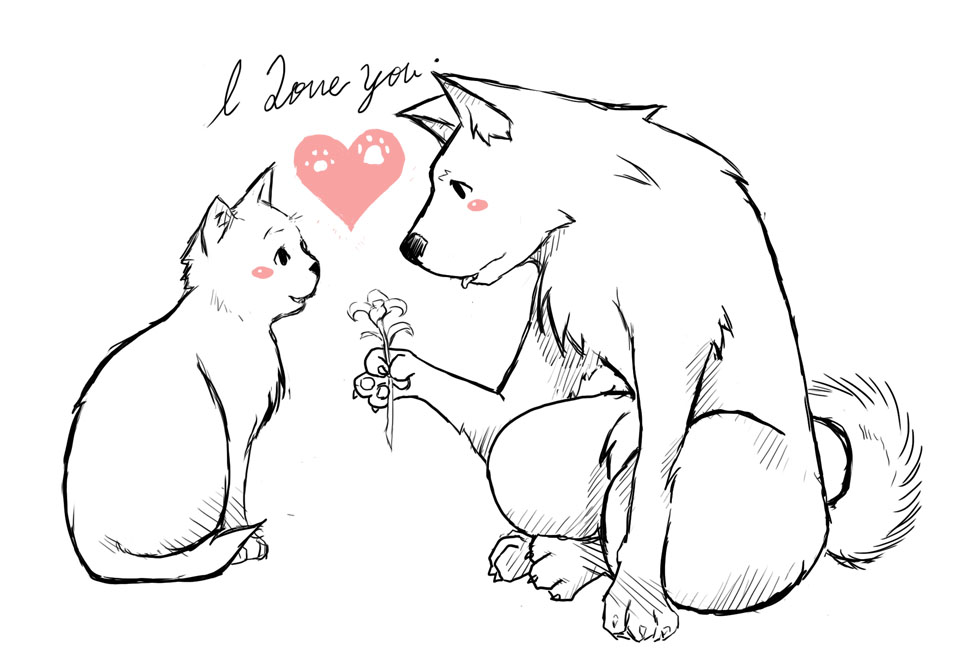
#> input picture Picture/a2.jpg, 974 x 663 px
$ jupyter execute 20180417.ipynb
#> lines starting #> are read from the running program, lines starting #| are printed output that depends on the picture; after the words box and inside, x2 and y2 are one past the last pixel; in counts of white or black regions, pixels touching at a corner belong together
[cell 1]
 #-*- coding: utf-8 -*-


from skimage import io,data
import matplotlib.pyplot as plt
import numpy as np

img=io.imread('Picture/a2.jpg')
#> img is the input picture: shape (663, 974, 3); mean R, G, B 243.2, 242.3, 242.3
rows,cols,dims=img.shape
#> rows = 663; cols = 974; dims = 3

row1 = int(rows/2)
#> row1 = 331
img1 = np.uint8(np.zeros((rows,cols,3)))

img2 = np.uint8(np.zeros((rows,cols,3)))

img3 = np.uint8(np.zeros((rows,cols,3)))

img4=img.copy()
col4 = int(cols/2)
#> col4 = 487

img5=img.copy()

row6 = int(rows/3)
#> row6 = 221

col6 = int(cols/3)
#> col6 = 324
img6 = np.uint8(np.zeros((row6,col6,3)))

row7 = int(rows*2)
#> row7 = 1326
col7 = int(cols*2)
#> col7 = 1948
img7 = np.uint8(np.zeros((row7,col7,3)))

img8 = np.uint8(np.zeros((cols,rows,3)))

img9 = np.uint8(np.zeros((rows,cols,3)))

plt.figure(num='柯P',figsize=(12,12))#1 inch = 0.39cm

#origin
plt.subplot(3,3,5)
plt.title('origin image')
plt.imshow(img5)

#half down
for i in range(0,row1):
    for j in range(0,cols):
        for k in range(0,3):
            img1[i,j,k] = img[rows-row1+i,j,k]
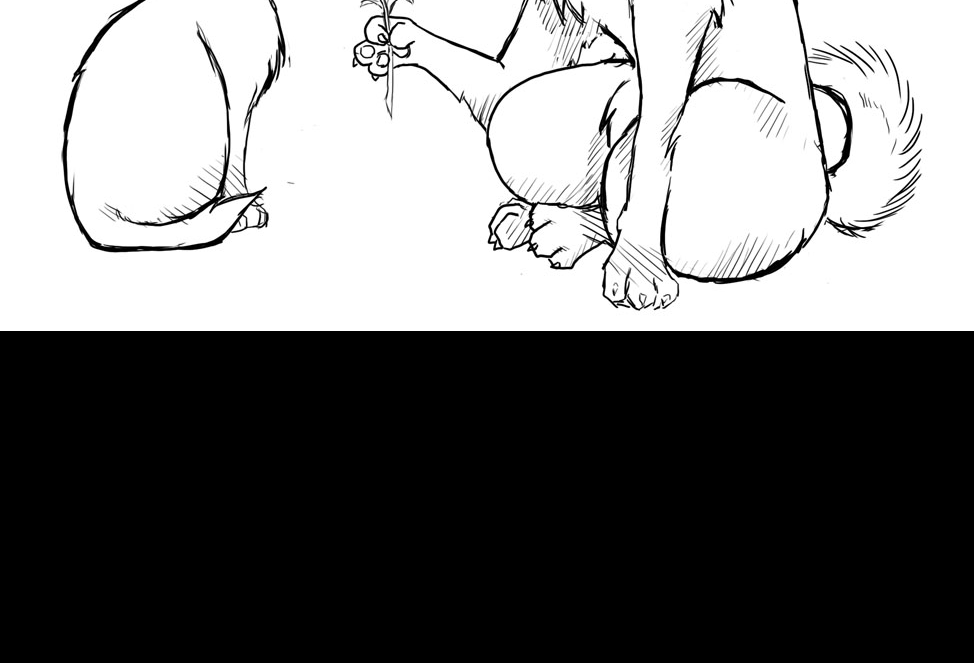
#> img1: shape (663, 974, 3); min 0, max 255, mean 119.6

for i in range(row1,rows):
    for j in range(0,cols):
        for k in range(0,3):
            img1[i,j,k] = img[i,j,k]
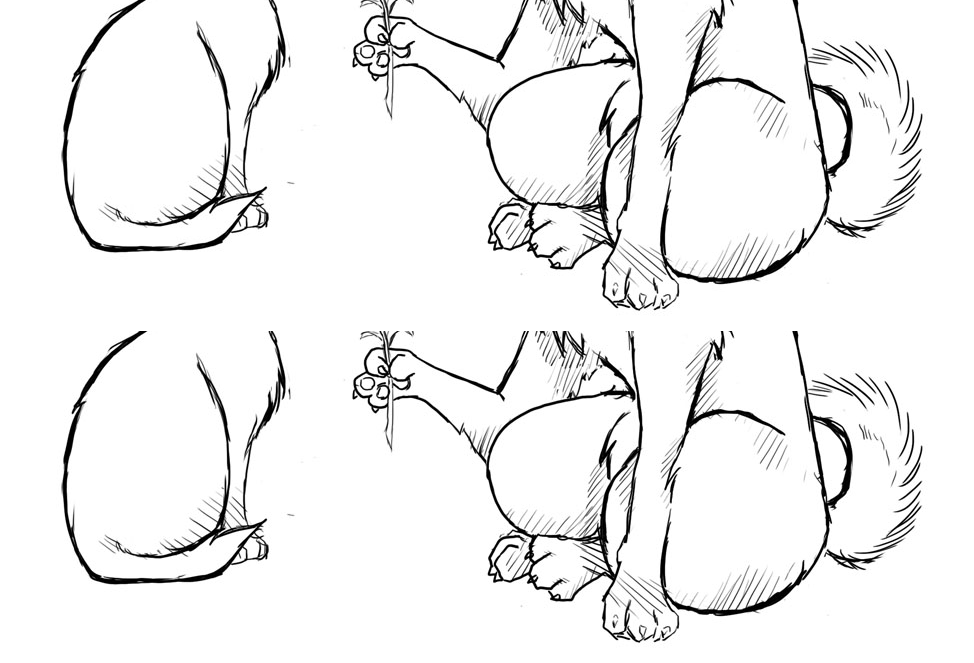
#> img1: shape (663, 974, 3); min 0, max 255, mean 239.6
plt.subplot(3,3,1)
plt.title('half down')
plt.imshow(img1)

#mirror updown
for i in range(0,rows):
    for j in range(0,cols):
        for k in range(0,3):
            img2[i,j,k] = img[rows-1-i,j,k]
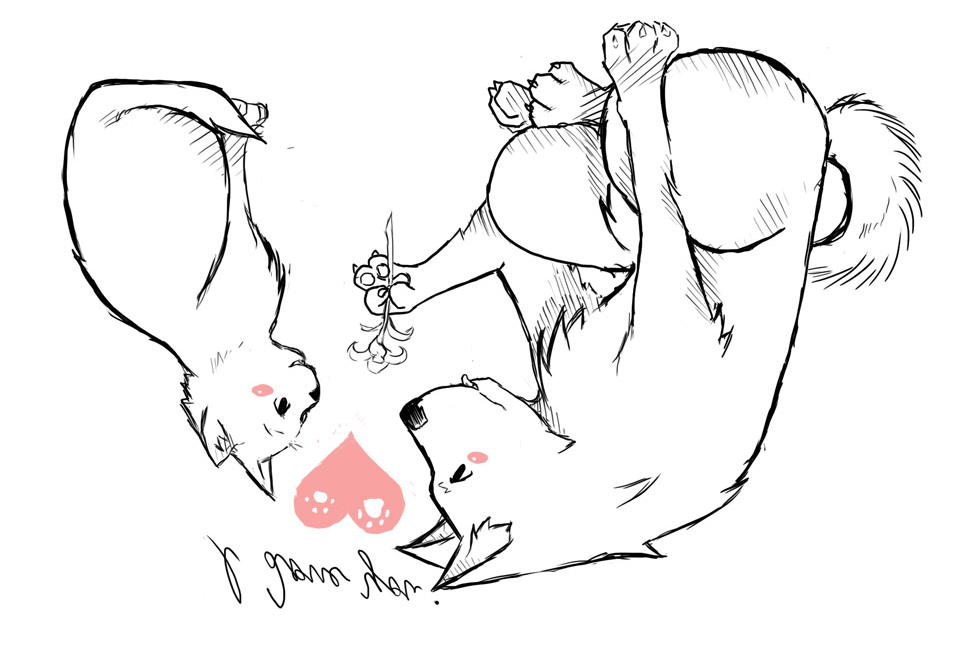
#> img2: shape (663, 974, 3); mean R, G, B 243.2, 242.3, 242.3
plt.subplot(3,3,2)
plt.title('mirror updown')
plt.imshow(img2)

#mirror leftright
for i in range(0,rows):
    for j in range(0,cols):
        for k in range(0,3):
            img3[i,j,k] = img[i,cols-1-j,k]
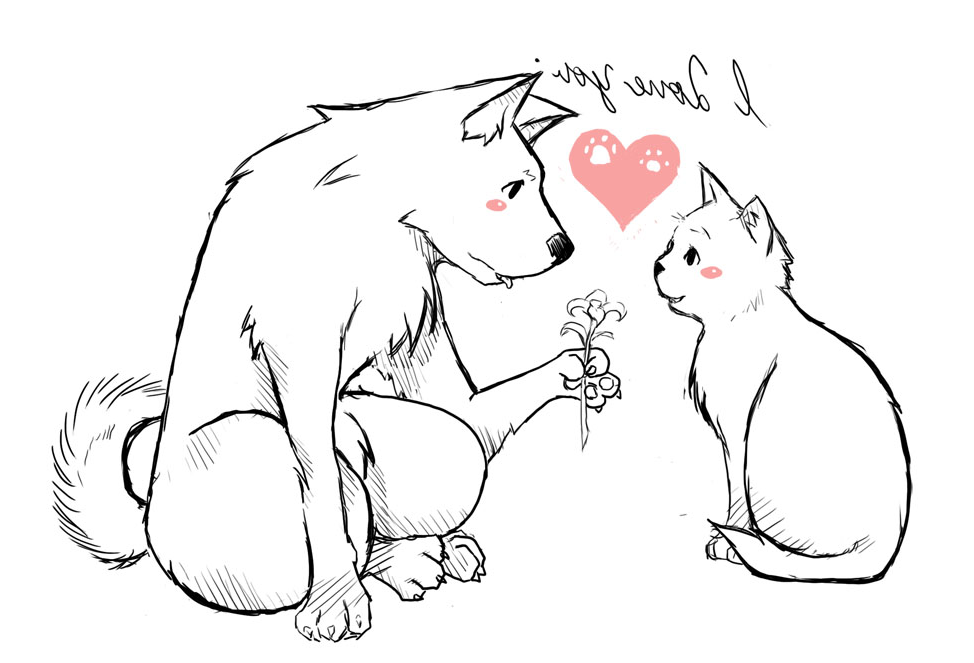
#> img3: shape (663, 974, 3); mean R, G, B 243.2, 242.3, 242.3
plt.subplot(3,3,3)
plt.title('mirror leftright')
plt.imshow(img3)
io.imsave('Picture/mirrorleftright.jpg',img3)

#half left
for i in range(0,rows):
    for j in range(0,col4):
        for k in range(0,3):
            img4[i,j,k] = img4[i,j,k]

for i in range(0,rows):
    for j in range(col4,cols):
        for k in range(0,3):
            img4[i,j,k] = img4[i,j-col4,k]
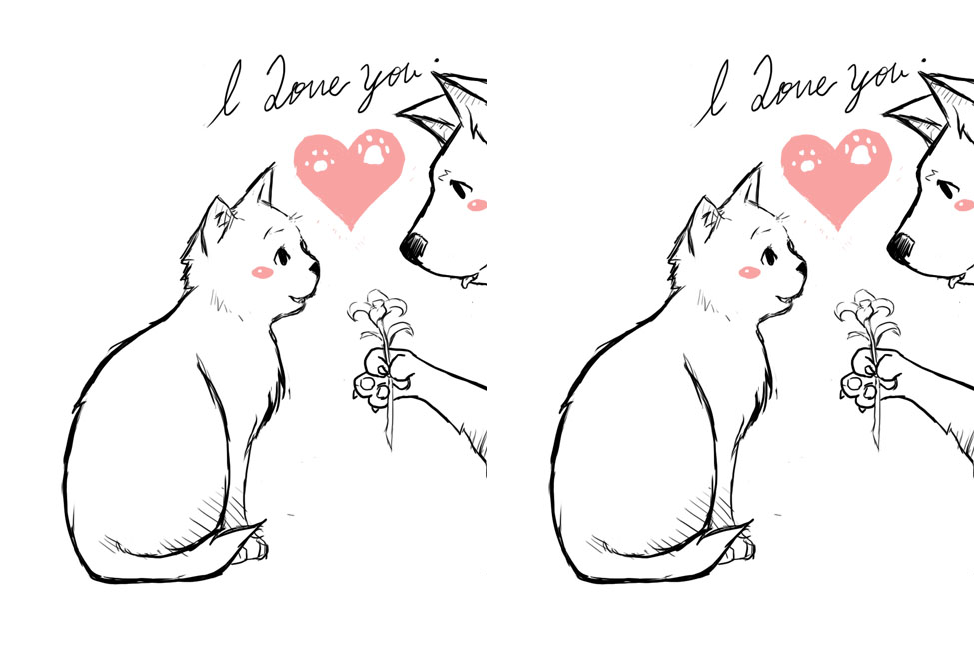
#> img4: shape (663, 974, 3); 13.88% of pixels changed, all inside (x1, y1, x2, y2) = (487, 48, 974, 648)
plt.subplot(3,3,4)
plt.title('half left')
plt.imshow(img4)

#decrease to 1/3
for i in range(0,row6):
    for j in range(0,col6):
        for k in range(0,3):
            sum = 0
            for l in range(0,3):
                for m in range(0,3):
                    sum = sum + img[3*i+l,3*j+m,k]
            img6[i,j,k] = np.uint8(sum/9)
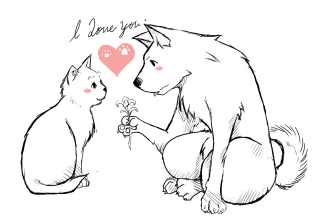
#> img6: shape (221, 324, 3); mean R, G, B 243, 242.1, 242.1
plt.subplot(3,3,6)
plt.title('decrease 1/3')
plt.imshow(img6)

#magnify 4 times
for i in range(0,rows):
    for j in range(0,cols):
        for k in range(0,3):
            for l in range(2*i,2*(i+1)):
                for m in range(2*j,2*(j+1)):
                    img7[l,m,k] = img[i,j,k]
plt.subplot(3,3,7)
plt.title('magnify 2 times')
plt.imshow(img7)

#rotate right 90 degree
for i in range(0,rows):
    for j in range(0,cols):
        for k in range(0,3):
            img8[j,rows-1-i,k] = img[i,j,k]
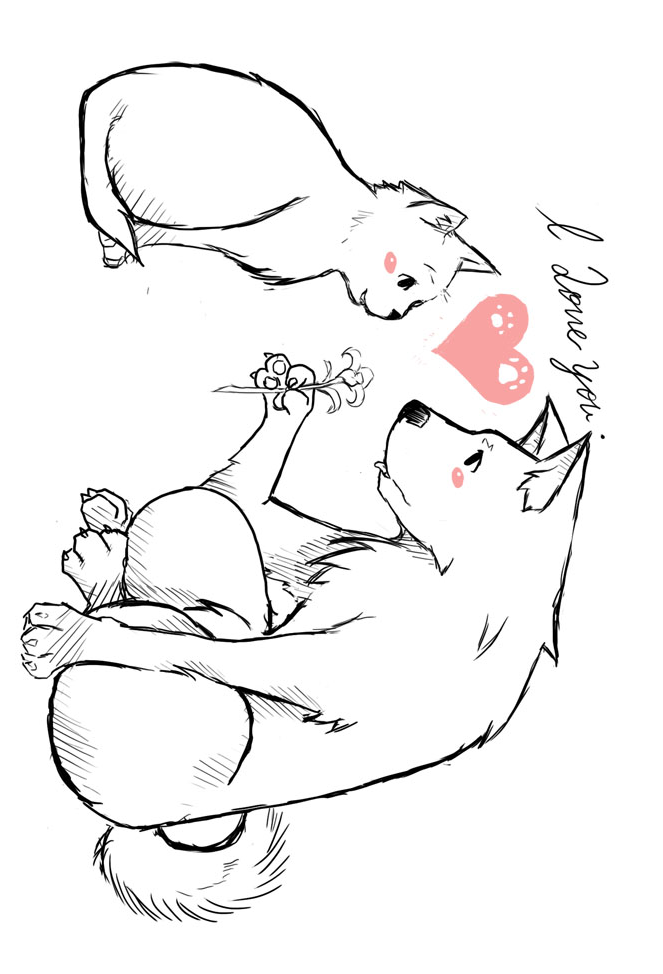
#> img8: shape (974, 663, 3); mean R, G, B 243.2, 242.3, 242.3
plt.subplot(3,3,8)
plt.title('rotate right 90')
plt.imshow(img8)

#rotate 180 degree
for i in range(0,rows):
    for j in range(0,cols):
        for k in range(0,3):
            img9[rows-1-i,cols-1-j,k] = img[i,j,k]
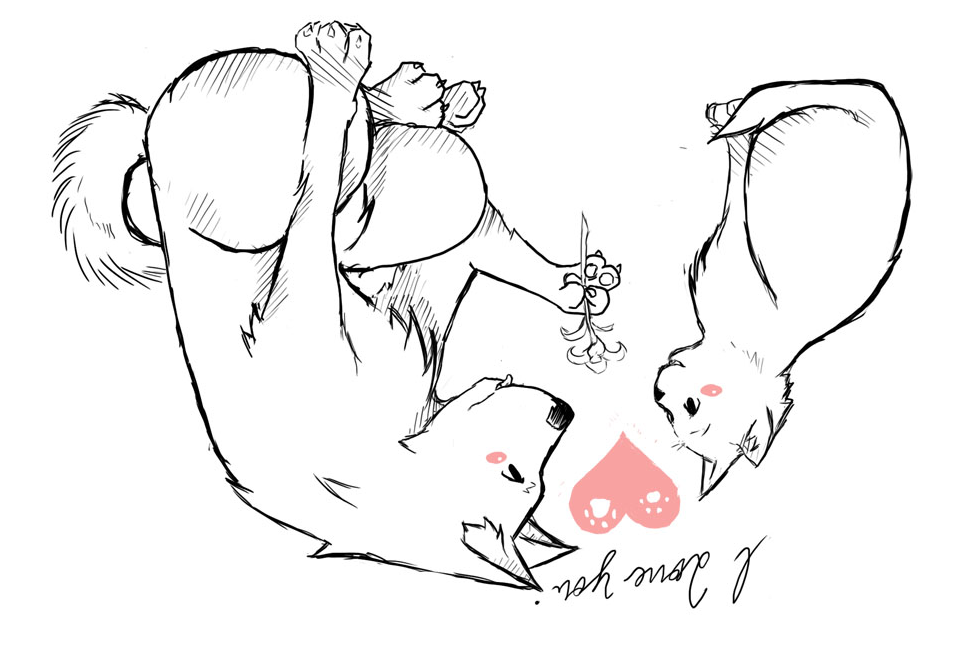
#> img9: shape (663, 974, 3); mean R, G, B 243.2, 242.3, 242.3
plt.subplot(3,3,9)
plt.title('rotate 180')
plt.imshow(img9)
plt.show()
